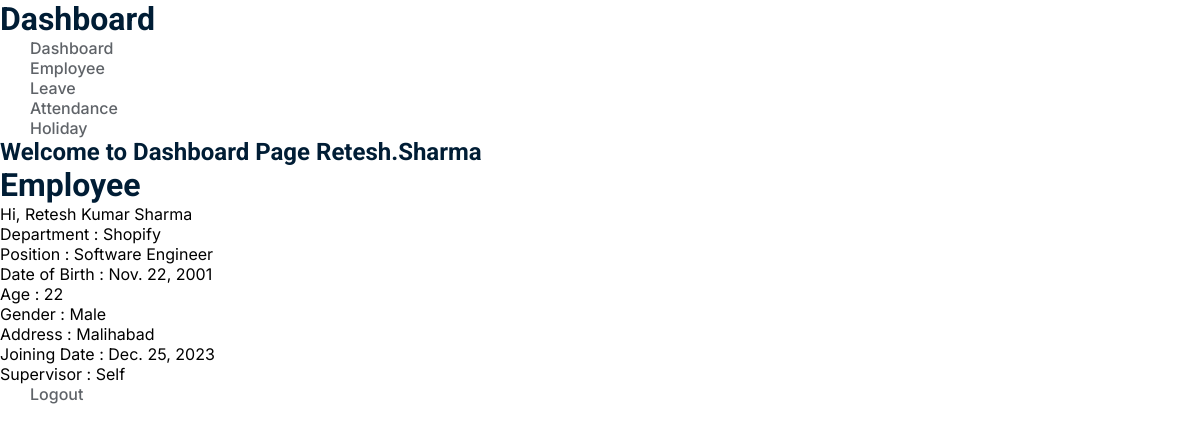
The app's page /attendance/ (signed in) with its own data.
### myapp/models.py (models this page shows, shortened)
class Employee_Details(models.Model):
    GENDER_CHOICES = (
        ("", "Select Gender"),
        ("Male", "Male"),
        ("Female", "Female")
    )
    emp = models.OneToOneField(User, on_delete=models.CASCADE, null=True, blank=True)
    firstName = models.CharField(max_length=100)
    middleName = models.CharField(max_length=100, null=True, blank=True, default="")
    lastName = models.CharField(max_length=100, null=True, blank=True, default="")
    deptId = models.ForeignKey(Department, on_delete=models.CASCADE, null=True, blank=True)
    positionId = models.ForeignKey(Position, on_delete=models.CASCADE, null=True, blank=True)
    birthDate = models.DateField()
    age = models.IntegerField()
    sex = models.CharField(max_length=10, choices=GENDER_CHOICES, default="")
    address = models.CharField(max_length=255)
    employedDate = models.DateField()
    supervisorId = models.ForeignKey(User, on_delete=models.CASCADE, related_name='supervised_employees', null=True, blank=True)
    img = models.ImageField(upload_to='employee', null=True, blank=True)

class Department(models.Model):
    departmentName = models.CharField(max_length=100)
    def __str__(self):
        return self.departmentName

class Position(models.Model):
    positionName = models.CharField(max_length=100)
    def __str__(self):
        return self.positionName

### myapp/views.py (the view)
# urls.py: path('attendance/', view_attendance, name='attendance'),
def view_attendance(request):
    emp = Employee_Details.objects.get(emp=request.user)
    return render(request, 'attendance.html', locals())

### templates/attendance.html (shortened to what this page needs)
{% extends "dashboard.html" %}
{% block dashboard %}
    <h1>Employee</h1>
    <p>Hi, {{emp.firstName}} {{emp.middleName}} {{emp.lastName}}</p>
    <p>Department : {{emp.deptId}}</p>
    <p>Position : {{emp.positionId}}</p>
    <p>Date of Birth : {{emp.birthDate}}</p>
    <p>Age : {{emp.age}}</p>
    <p>Gender : {{emp.sex}}</p>
    <p>Address : {{emp.address}}</p>
    <p>Joining Date : {{emp.employedDate}}</p>
    <p>Supervisor :
        {% if emp.supervisorId is 'admin' %}
            {{emp.supervisorId}}
        {% else %}
            Self
        {% endif %}</p>
{% endblock dashboard %}

### templates/dashboard.html (shortened to what this page needs)
{% extends "base.html" %}
{% block body %}
    <h1>Dashboard</h1>
    <ul>
        <li><a href='{% url "dashboard" %}'>Dashboard</a></li>
        <li><a href='{% url "employee" %}'>Employee</a></li>
        <li><a href='{% url "leave" %}'>Leave</a></li>
        <li><a href='{% url "attendance" %}'>Attendance</a></li>
        <li><a href='{% url "holiday" %}'>Holiday</a></li>
    </ul>
    <h2>Welcome to Dashboard Page {{request.user}}</h2>
    {% block dashboard %}{% endblock dashboard %}
    <a href='{% url "logout" %}'>Logout</a>
{% endblock body %}

### static/css/style.css (style rules this page uses)
:root { --light-color: #5f6368; --dark-color: #001d35; --main-color: #4572e4; --light: #ffffff; --main-active: #c2e7ff; --main-hover: #ecf2fc; --main-hover-color: #f1f3f4; --heading-font: 'Roboto', sans-serif; --link-font: 'Inter', sans-serif; }
* { margin: 0px; padding: 0px; box-sizing: border-box; font-family: var(--link-font); }
h1, h2, h3, h4, h5, h6 { font-family: var(--heading-font); color: var(--dark-color) }
a { color: var(--light-color); text-decoration: none; font-weight: 500; font-size: 16px; padding: 10px 30px; border-radius: 25px; }

### records on screen
Employee_Details: firstName "Retesh", middleName "Kumar", lastName "Sharma", deptId "Shopify", positionId "Software Engineer", birthDate "Nov. 22, 2001", age "22", sex "Male", address "Malihabad", employedDate "Dec. 25, 2023"

### other values on screen
{{ request.user }} "Retesh.Sharma"
